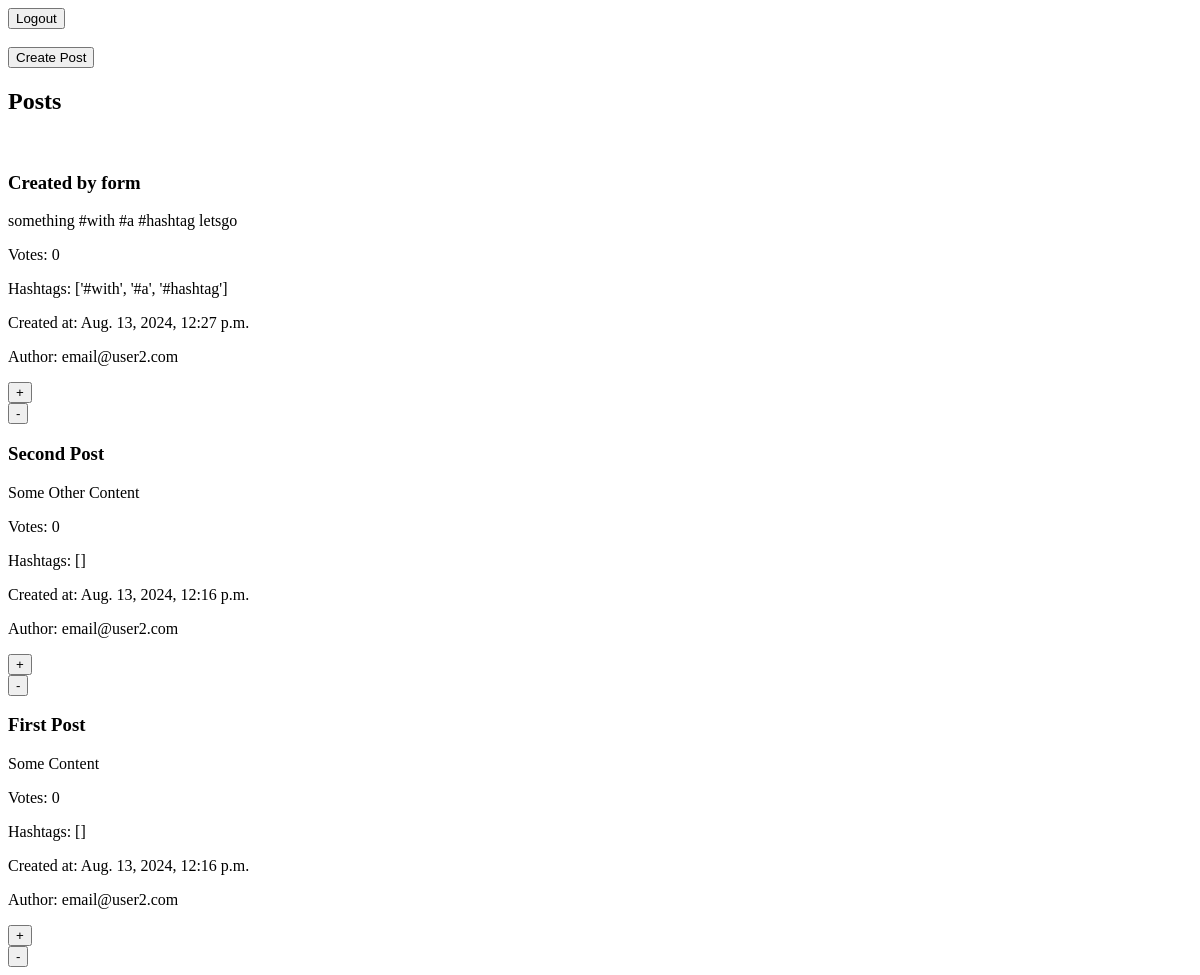
Before: /blogpost/posts/ with the older database file.
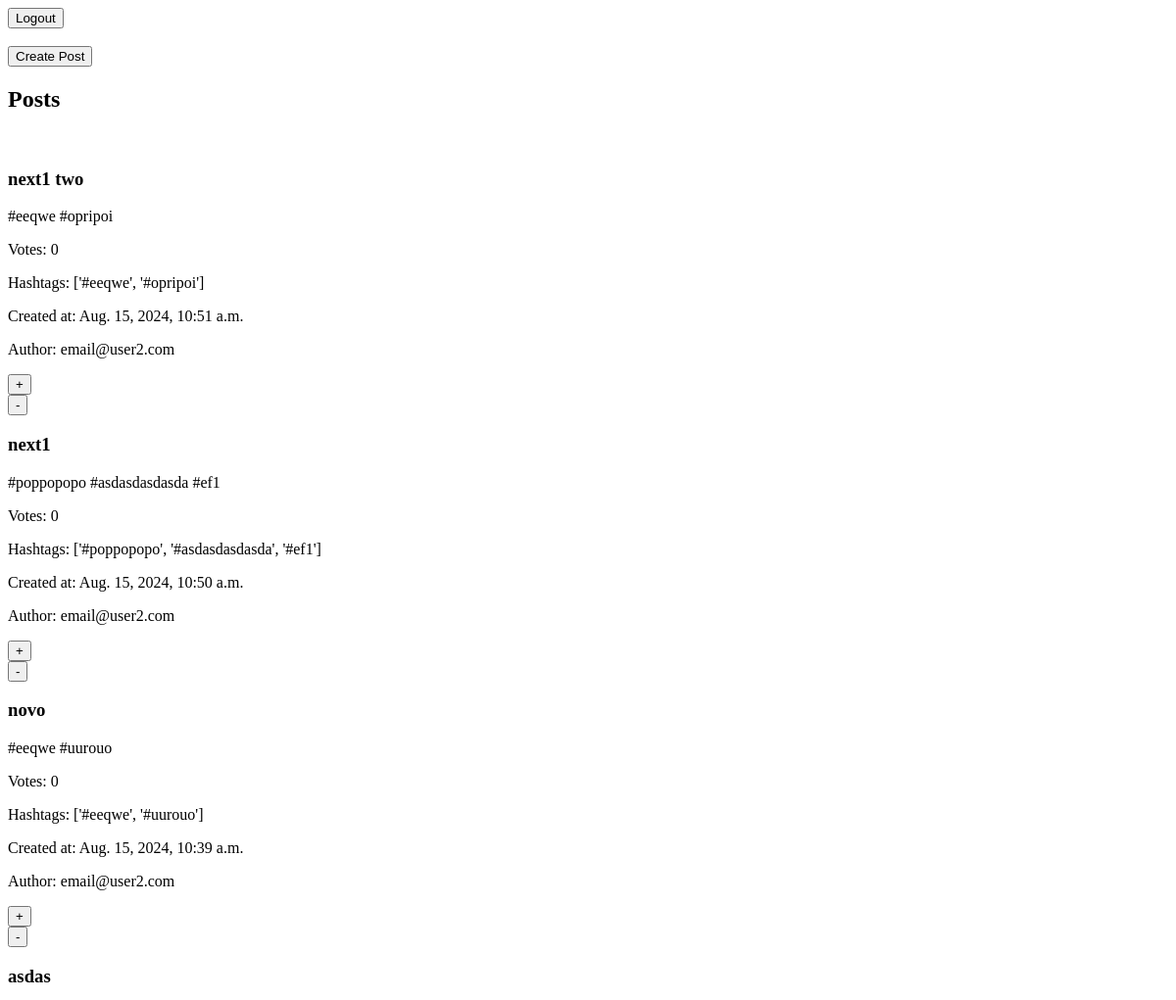
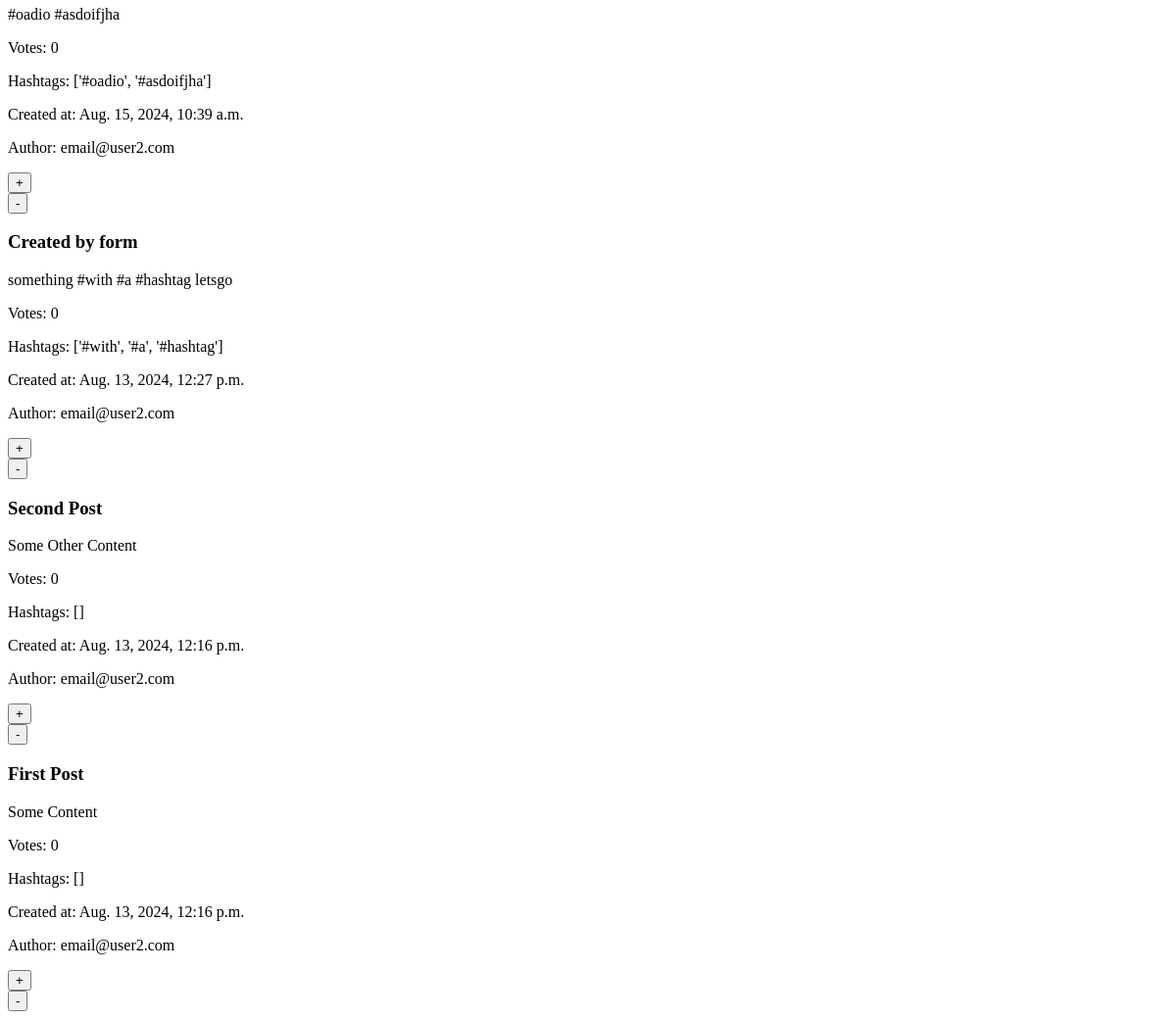
After: the same page with the newer database file (2 pictures, top to bottom).
### blogpost/models.py (models this page shows, shortened)
class Post(models.Model):
    title = models.CharField(max_length = 200)
    content = models.TextField()
    created_at = models.DateTimeField(auto_now_add = True)
    votes = models.IntegerField(default = 0)
    author = models.ForeignKey(User, on_delete=models.CASCADE, default=None)
    def hashtags(self):
        return [tag.strip() for tag in self.content.split() if tag.startswith("#")]

### blogpost/views.py (the view, shortened to what this page needs)
# urls.py: path("posts/", views.posts_view, name = "posts"),
def posts_view(request):
	posts = Post.objects.all().order_by("-created_at")
	return render(request, "blogpost/posts.html", {"posts" : posts})

### blogpost/templates/blogpost/posts.html (shortened to what this page needs)
<!doctype html>
<html>
	<body>
        <form action = "/blogpost/logout/" method = "post">
    		<input type = "submit" value = "Logout">
		</form>
        <form action = "{% url 'blogpost:create' %}" method = "post">
            <input type = "submit" value = "Create Post">
        </form>
		<h2>Posts</h2>
        {% for post in posts %}
            <h3>{{post.title}}</h3>
            <p>{{post.content}}</p>
            <p>Votes: {{post.votes}}</p>
            <p>Hashtags: {{post.hashtags}}</p>
            <p>Created at: {{post.created_at}}</p>
            <p>Author: {{post.author}}</p>
            <form action="upvote/">
                <input type="submit" value="+">
            </form>
            <form action="downvote/">
                <input type="submit" value="-">
            </form>
        {% endfor %}
	</body>
</html>

Changed rows visible on the page:
added Post: title "next1 two", content "#eeqwe #opripoi", votes "0", hashtags "['#eeqwe', '#opripoi']", created_at "Aug. 15, 2024, 10:51 a.m.", author "email@user2.com"
added Post: title "next1", content "#poppopopo #asdasdasdasda #ef1", votes "0", hashtags "['#poppopopo', '#asdasdasdasda', '#ef1']", created_at "Aug. 15, 2024, 10:50 a.m.", author "email@user2.com"
added Post: title "novo", content "#eeqwe #uurouo", votes "0", hashtags "['#eeqwe', '#uurouo']", created_at "Aug. 15, 2024, 10:39 a.m.", author "email@user2.com"
added Post: title "asdas", content "#oadio #asdoifjha", votes "0", hashtags "['#oadio', '#asdoifjha']", created_at "Aug. 15, 2024, 10:39 a.m.", author "email@user2.com"
